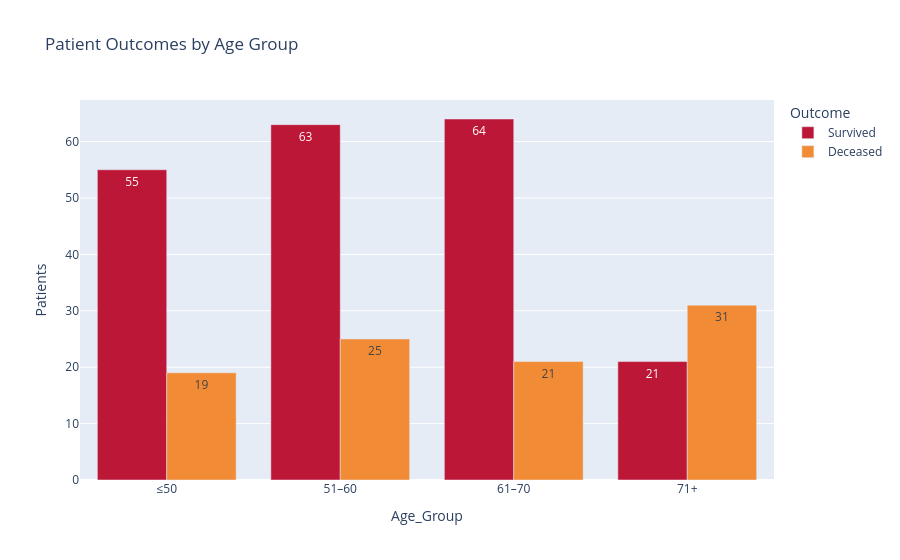

Notebook cell for this chart:
### Code cell
df["Age_Group"] = pd.cut(
    df["age"],
    bins=[0, 50, 60, 70, float("inf")],
    labels=["≤50", "51–60", "61–70", "71+"],
    include_lowest=True
)

age_outcomes = (
    df.groupby(["Age_Group", "DEATH_EVENT"], observed=False)
    .size()
    .reset_index(name="Patients")
)

age_outcomes["Outcome"] = age_outcomes["DEATH_EVENT"].map({
    0: "Survived",
    1: "Deceased"
})

fig = px.bar(
    age_outcomes,
    x="Age_Group",
    y="Patients",
    color="Outcome",
    barmode="group",
    text_auto=True,
    color_discrete_map={
        "Survived": "#BD1738",
        "Deceased": "#F28B36"
    },
    title="Patient Outcomes by Age Group"
)

fig.show()

# Mortality proportion within each age group
age_mortality = (
    df.groupby("Age_Group", observed=False)["DEATH_EVENT"]
    .agg(["sum", "count"])
)
age_mortality["Mortality_Percentage"] = (
    age_mortality["sum"] / age_mortality["count"] * 100
)
display(age_mortality)

### Figure 1 — Plotly figure (JSON) as saved in the notebook; plotly's stock layout.template omitted (floating-point values rounded to 4 significant figures)
{"data": [{"alignmentgroup": "True", "hovertemplate": "Outcome=Survived<br>Age_Group=%{x}<br>Patients=%{y}<extra></extra>", "legendgroup": "Survived", "marker": {"color": "#BD1738", "pattern": {"shape": ""}}, "name": "Survived", "offsetgroup": "Survived", "orientation": "v", "showlegend": true, "textposition": "auto", "texttemplate": "%{y}", "type": "bar", "x": ["≤50", "51–60", "61–70", "71+"], "xaxis": "x", "y": [55, 63, 64, 21], "yaxis": "y"}, {"alignmentgroup": "True", "hovertemplate": "Outcome=Deceased<br>Age_Group=%{x}<br>Patients=%{y}<extra></extra>", "legendgroup": "Deceased", "marker": {"color": "#F28B36", "pattern": {"shape": ""}}, "name": "Deceased", "offsetgroup": "Deceased", "orientation": "v", "showlegend": true, "textposition": "auto", "texttemplate": "%{y}", "type": "bar", "x": ["≤50", "51–60", "61–70", "71+"], "xaxis": "x", "y": [19, 25, 21, 31], "yaxis": "y"}], "layout": {"barmode": "group", "legend": {"title": {"text": "Outcome"}, "tracegroupgap": 0}, "title": {"text": "Patient Outcomes by Age Group"}, "xaxis": {"anchor": "y", "domain": [0, 1], "title": {"text": "Age_Group"}}, "yaxis": {"anchor": "x", "domain": [0, 1], "title": {"text": "Patients"}}}}
